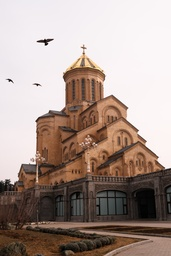
#> input picture Color Simplifier/Images/Dope_Building.jpg, 171 x 256 px, shrunk from 3334 x 5000 before the run, found by its file name
$ python CommonColorCategory.py
#> lines starting #> are read from the running program, lines starting #| are printed output that depends on the picture
import numpy as np
from PIL import Image

class CommonColorCategory:

    def __init__(self, file_url: str):
#> called with file_url = 'Images/Dope_Building.jpg'
        self.image = Image.open(file_url)
#> self.image is the input picture: PIL image 171x256 RGB; mean R, G, B 169.4, 152.2, 144.4
        self.image_pixels = self.image.load()
        self.pixels = self.image.getcolors(self.image.size[0] * self.image.size[1])
#> self.pixels = 12761 items

    def pixelsDistance(self, pixel1, pixel2):
        return np.sqrt((pixel1[0] - pixel2[0])**2 + (pixel1[1] - pixel2[1])**2 + (pixel1[2] - pixel2[2])**2)

    def simplify(self):
        simplified = []
        for pixels in self.pixels:
            if pixels[0] > 6:
                simplified.append(pixels)
#> this loop made 12761 passes
#> pixels on passes 1 to 3: (1, (255, 255, 255)), (14, (169, 137, 122)), (1, (1, 1, 0))
#> after the loop, simplified = 483 items
        # sorted_list = bubble_sort(simplified)
        return simplified


    def mostPixels(self, pixels, nums):
        """
        "White":(255,255,255),
        "Black":(0,0,0),
        "Red":(255,0,0),
        "Lime":(0,255,0),
        "Blue":(0,0,255),
        "Yellow":(255,255,0),
        "Cyan":(0,255,255),
        "Magenta":(255,0,255),
        "Gray":(128,128,128),
        "Green":(0,128,0),
        "Navy":(0,0,128),
        "Orange":(255,165,0),
        "Brown":(139,69,19)
        """
        Top = [None] * 13
        n = 0
        for pixel in pixels:
            closest_indx = self.closestColor(pixel[1])
            if Top[closest_indx] is None:
                Top[closest_indx] = pixel[1]
                n += 1
            if n == nums:
                return Top
        return Top


    def closestColor(self, pixel):
        Colors = [(255,255,255), (0,0,0), (255,0,0), (0,255,0), (0,0,255), (255,255,0), (0,255,255), (255,0,255), (128,128,128), (0,128,0), (0,0,128), (255,165,0), (139,69,19)]
        n = 0
        closest = None
        while n < 13:
            dist = self.pixelsDistance(pixel, Colors[n])
            if closest is None or closest[0] > dist:
                closest = (dist, n)
            n += 1
        return closest[1]

    def closestPixel(self, top_colors, pixel):
        distances = [None] * len(top_colors)
        for index in range(len(top_colors)):
            distances[index] = self.pixelsDistance(top_colors[index], pixel)
        closest_indx = distances.index(min(distances))
        return top_colors[closest_indx]

    def assignColors(self, top_pixels: list):
        # Remove NaNs.
        top_pixels = [pixel for pixel in top_pixels if pixel]
        for i in range(self.image.size[0]):
            for j in range(self.image.size[1]):
                self.image_pixels[i,j] = self.closestPixel(top_pixels, self.image_pixels[i,j])

    def simplifyImage(self, num_colors: int):
        simplified_pixels = self.simplify()
#> simplified_pixels = 483 items
        QuickSort(simplified_pixels)
        top_pixels = self.mostPixels(simplified_pixels, num_colors)
        self.assignColors(top_pixels)
        return self.image

class QuickSort:

    def __init__(self, array: list):
        self.low = 0
        self.high = len(array) - 1
#> self.high = 482
        self.sort(array)

    def partition(self, arr):
        i = (self.low - 1 )
        x = arr[self.high][0]
        for j in range(self.low, self.high):
            if   arr[j][0] >= x:
                i = i + 1
                arr[i], arr[j] = arr[j], arr[i]
        arr[i + 1], arr[self.high] = arr[self.high], arr[i + 1]
        return (i + 1)

    def sort(self, array):
        size = self.high - self.low + 1
#> size = 483
        stack = [0] * (size)
#> stack = 483 values from 0 to 0
        top = -1
        top = top + 1
        stack[top] = self.low
        top = top + 1
        stack[top] = self.high
        while top >= 0:
            self.high = stack[top]
            top = top - 1
            self.low = stack[top]
            top = top - 1
            p = self.partition(array)
            if p - 1 > self.low:
                top = top + 1
                stack[top] = self.low
                top = top + 1
                stack[top] = p - 1
            if p + 1 < self.high:
                top = top + 1
                stack[top] = p + 1
                top = top + 1
                stack[top] = self.high
#> this loop made 439 passes
#> (self.high, self.low, x in partition, p) on passes 1 to 3: (482, 0, 8, 360), (482, 361, 7, 482), (481, 361, 7, 481)
#> after the loop, stack = 483 values, max 83 at index 11, min 0 at index 0, mean 0.687; top = -1

image = CommonColorCategory("Images/Dope_Building.jpg").simplifyImage(4)
#> the loop in mostPixels, `for pixel in pixels:` made 131 passes
#> (pixel, closest_indx) on passes 1 to 12: ((1458, (251, 247, 248)), 0), ((1124, (250, 246, 247)), 0), ((1099, (252, 246, 246)), 0), ((1065, (244, 239, 243)), 0), ((796, (248, 244, 245)), 0), ((795, (249, 245, 246)), 0), ((764, (245, 240, 244)), 0), ((760, (251, 245, 247)), 0), ((707, (243, 238, 242)), 0), ((613, (247, 243, 244)), 0), ((589, (242, 237, 241)), 0), ((580, (251, 245, 245)), 0)
#> closest_indx on passes 65, 92, 131: 1, 8, 12
#> after the loop in mostPixels, `for pixel in pixels:`: Top = 13 items; n = 4
#> in simplifyImage, `top_pixels = self.mostPixels(simplified_pixels, num_colors)`: top_pixels = 13 items
#> in assignColors, `top_pixels = [pixel for pixel in top_pixels if pixel]`: top_pixels = [(251, 247, 248), (6, 6, 6), (164, 135, 121), (59, 48, 44)]
#> the loop in assignColors, `for i in range(self.image.size[0]):` made 171 passes
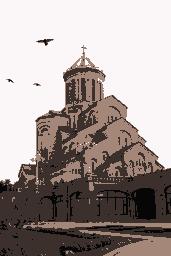
#> image: PIL image 171x256 RGB; mean R, G, B 165, 154.7, 151.5
image.show()
